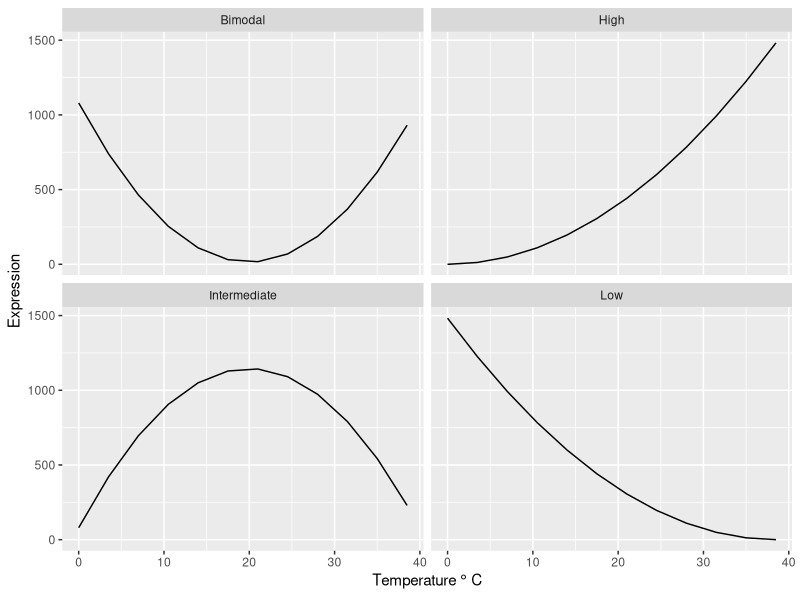

The R script that drew this image:
library(ggplot2)
library(RColorBrewer)
library(gridExtra)

x <- seq(0, 38.5, by = 3.5)
yh <- x^2
yl <- rev(yh)
yi <- -2.67 * x^2 + 106.67 * x + 80
yb <- 2.67 * x^2 - 106.67 * x + 1080

lc <- brewer.pal(4, name = "Set1")

d1 <- as.data.frame(cbind(x, yh, yl, yi, yb))

d1long <- reshape(d1, varying = c("yh", "yl", "yi", "yb"), v.names = "Expression", direction = "long", times = c("High", "Low", "Intermediate", "Bimodal"))

str(d1long)

ggplot(d1long, aes(x = x, y = Expression, group = time)) +
  geom_line() +
  xlab(expression(Temperature ~degree~C)) +
  facet_wrap(~ time) +
  theme(legend.position = "none") +
  scale_colour_brewer(palette="Set1")
